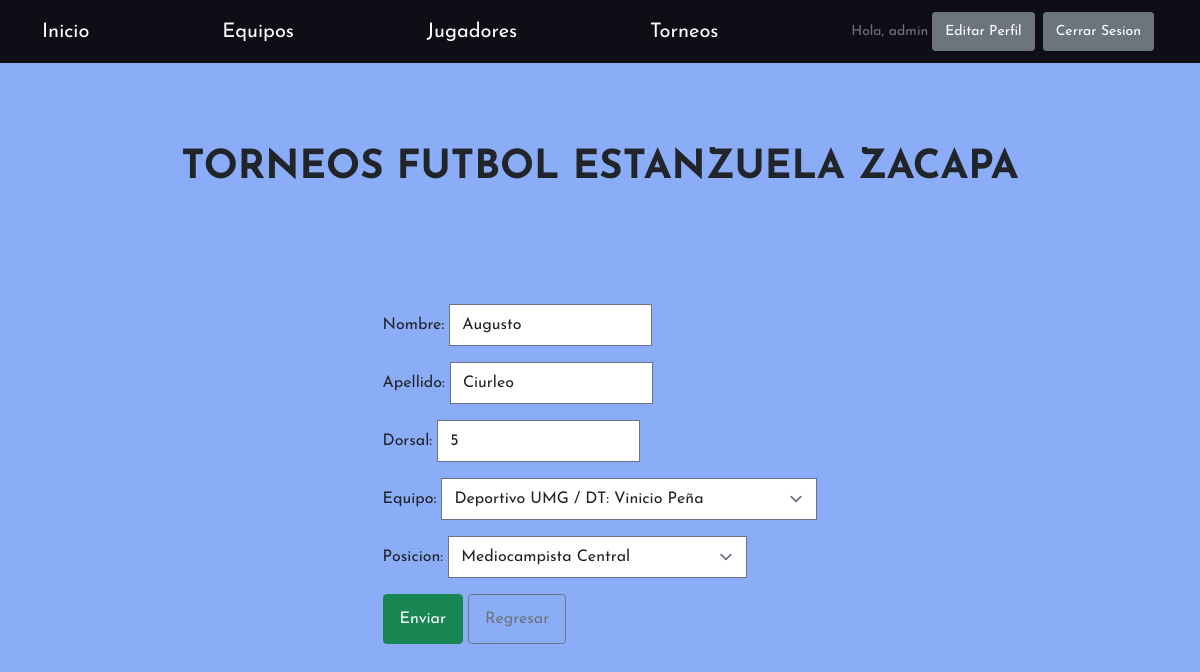
The app's page /jugadoresEditar/15/ (signed in) with its own data.
### Equipos/models.py (models this page shows, shortened)
class Jugadores(models.Model):
    nombre = CharField(max_length=30)
    apellido = CharField(max_length=30)
    dorsal = IntegerField()
    equipo = models.ForeignKey(Equipos, on_delete=models.CASCADE)
    posicion = models.ForeignKey(PosicionesJugadores, on_delete=models.CASCADE)

class Equipos(models.Model):
    nombre = CharField(max_length=30)
    abreviatura = CharField(max_length=8)
    nombre_DT = CharField(max_length=20)
    cant_jugadores = IntegerField()
    escudo = ImageField(upload_to='Equipos/escudos/', blank=True, null=True)
    torneo_equipo = ForeignKey(Torneos, on_delete=models.CASCADE, blank=True, null=True)
    def __str__(self):
        return f"{self.nombre} / DT: {self.nombre_DT}"

### Equipos/views.py (the view)
# urls.py: path('jugadoresEditar/<int:pk>/', views.JugadorEditar.as_view(), name='EditarJugador'),
class JugadorEditar(LoginRequiredMixin, UpdateView):
    model = Jugadores
    success_url = "/jugadores/"
    fields = ['nombre', 'apellido', 'dorsal', 'equipo', 'posicion']
    template_name_suffix = '_actualizar'

### Equipos/models.py (called while the page is built)
    def __str__(self):
        return f"{self.posicion}"

### Equipos/templates/Equipos/jugadores_actualizar.html
{% extends "base.html" %}
{% load static %}
{% block content %}
<div class="row my-4 p-2">
    <div class="card-body flex-column d-flex justify-content-center align-items-center">
    <form method="POST" enctype="multipart/form-data"> {% csrf_token %}
        {{form.as_p}}
        <input class="btn btn-success" type="submit" value="Enviar">
        <a class="btn btn-outline-secondary" href="{% url 'Jugadores' %}">Regresar</a>
    </form>
</div>
</div>
{% endblock %}

### Equipos/templates/base.html (shortened to what this page needs)
{% load tailwind_tags %}
<!DOCTYPE html>
<html lang="es">
<head>
    {% load static %}
    <link href="https://cdn.jsdelivr.net/npm/bootstrap-icons@1.5.0/font/bootstrap-icons.css" rel="stylesheet"
        type="text/css" />
    <link rel="stylesheet" href="https://use.fontawesome.com/releases/v5.8.2/css/all.css"
>
    {% tailwind_css %}
    <link rel="stylesheet" href="https://maxcdn.bootstrapcdn.com/bootstrap/4.0.0/css/bootstrap.min.css"
>
    <link rel="stylesheet" href="{% static 'css/styles.css' %}">
    <link rel="stylesheet" href="{% static 'css/estilos.css' %}">
</head>
<body>
    <nav class="navbar navbar-dark fixed-top" style="background-color: #0f0e17;">
        <div class="container" style="justify-content: space-between;">
            <a class="navbar-brand" href="{% url 'Inicio' %}">Inicio</a>
            <a class="navbar-brand" href="{% url 'Equipos' %}">Equipos</a>
            <a class="navbar-brand" href="{% url 'Jugadores' %}">Jugadores</a>
            <a class="navbar-brand" href="{% url 'Torneos' %}">Torneos</a>
            <div class="d-flex flex-row justify-content-center align-items-center align-self-end">
                {% if user.is_authenticated %}
                <p class="text-muted small mb-4 mb-lg-0">Hola, {{user.username}}</p>
                <a class="btn btn-sm btn-secondary m-1" href="{% url 'EditarPerfil' %}">Editar Perfil</a>
                <a class="btn btn-sm btn-secondary m-1" href="{% url 'Logout' %}">Cerrar Sesion</a>
                {% else %}
                <a class="btn btn-sm btn-secondary m-1" href="{% url 'Login' %}">Iniciar Sesion</a>s
                {% endif %}
            </div>
        </div>
    </nav>
    <header class="h-64 d-flex justify-content-center align-items-center ">
        <div class=" mt-32 text-center">
            <h1 class="mb-5 text-black-900">TORNEOS FUTBOL ESTANZUELA ZACAPA</h1>
        </div>
    </header>
    {% block content %}
    {% endblock %}
</body>
</html>

### Equipos/static/css/estilos.css (style rules this page uses)
body { margin: 0; padding: 0; height: 100vh; font-family: 'Josefin Sans', sans-serif; background-color: rgba(110, 152, 245, 0.801); }

### records on screen
Jugadores: nombre "Augusto", apellido "Ciurleo", dorsal "5", equipo "Deportivo UMG / DT: Vinicio Peña", posicion "Mediocampista Central"

### other values on screen
{{ user.username }} "admin"
